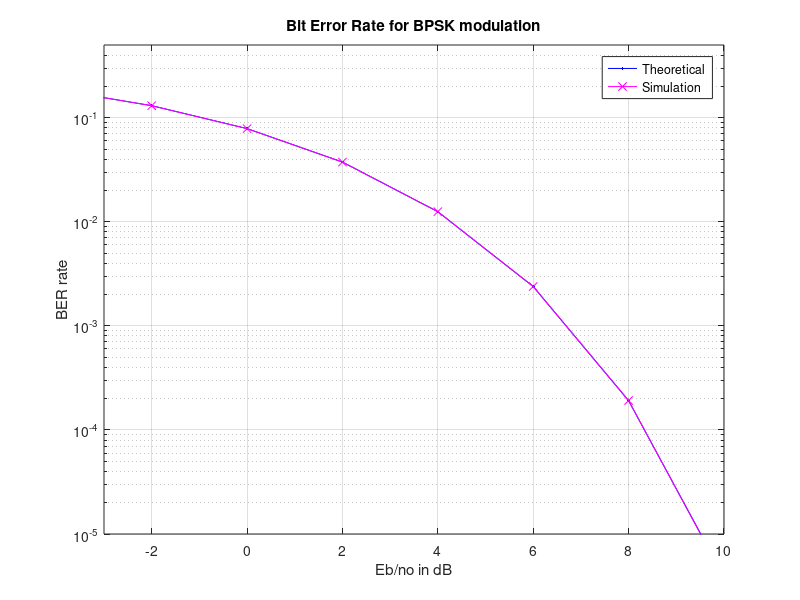

MATLAB code for this plot:
%% Bit error rate for BPSK

clc;
close all;
clear;

N = 10^7; % Number of random BPSK symbols to be generated

rng('default'); % Seed for rand generation

ip = rand(1,N) > 0.5;
s = 2 * ip-1;
n = 1/sqrt(2)*(randn(1,N)+1j*randn(1,N));
ebno = -4:2:10;

% Error count after extraction
for i = 1 : length(ebno)
    y = s+10^(-ebno(i)/20)*n;
    ipHat = real(y) > 0;
    nErr(i) = size(find(ip-ipHat),2);
end

% Theoretical and simulated bit error rates
s_ber = nErr/N;
t_ber = 0.5*erfc(sqrt(10.^(ebno/10)));

% Plots
figure(1);
semilogy(ebno, t_ber, 'b.-');
hold on;
semilogy(ebno, s_ber, 'mx-');
axis([-3 10 10^-5 0.5]);
grid on;

legend('Theoretical','Simulation');
xlabel('Eb/no in dB');
ylabel('BER rate');
title('Bit Error Rate for BPSK modulation');
